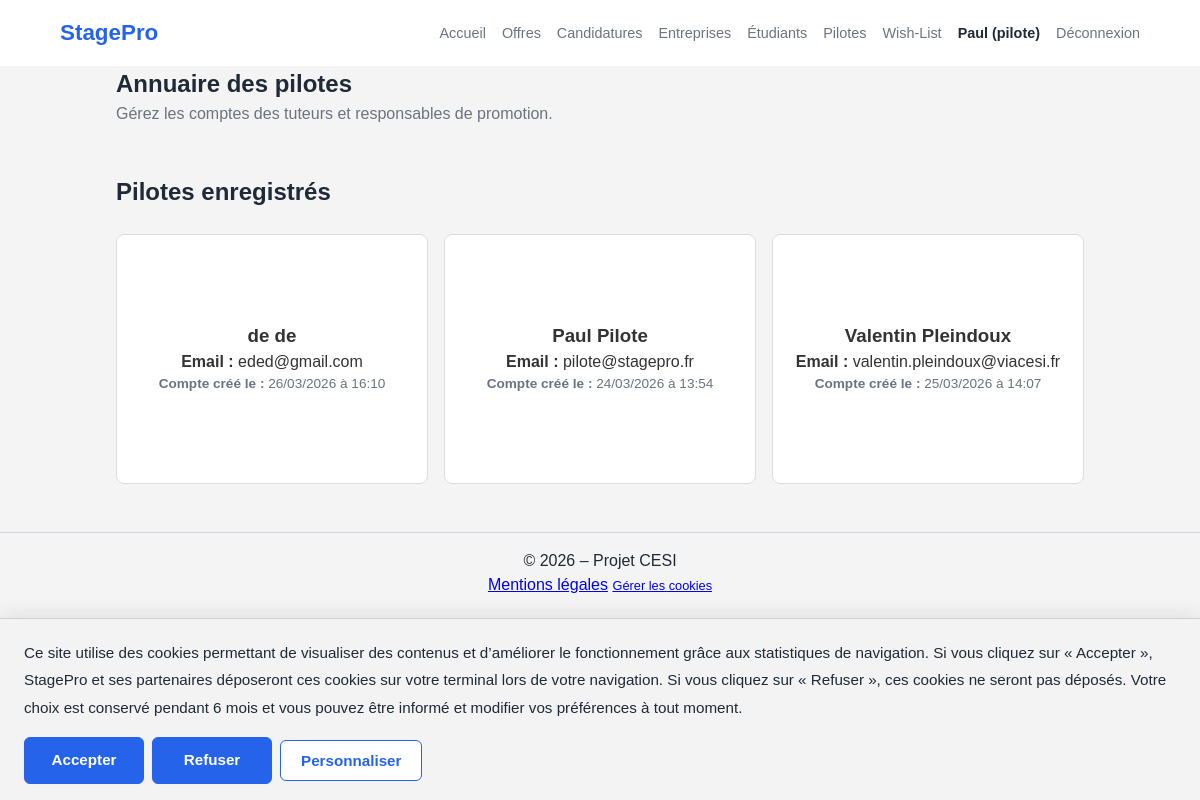
Page /index.php?page=pilotes (signed in) on the committed database.
### tables this page shows
CREATE TABLE `utilisateurs` (
  `id` int(11) NOT NULL,
  `nom` varchar(100) NOT NULL,
  `prenom` varchar(100) NOT NULL,
  `email` varchar(150) NOT NULL,
  `mot_de_passe` varchar(255) NOT NULL,
  `role_id` int(11) NOT NULL,
  `created_at` timestamp NOT NULL DEFAULT current_timestamp()
);

### app/Controllers/PiloteController.php (called while the page is built, shortened)
<?php
require_once __DIR__ . '/../Models/Utilisateur.php';
class PiloteController
{
    private $model;
    public function __construct()
    {
        $this->model = new Utilisateur();
    }
    public function index()
    {
        $pilotes = $this->model->findByRole('pilote');
        include __DIR__ . '/../Views/layout/header.php';
        include __DIR__ . '/../Views/pilotes/liste.php';
        include __DIR__ . '/../Views/layout/footer.php';
    }
}

### config/Database.php (called while the page is built)
<?php
class Database {
    private static $instance = null;
    public static function getConnection() {
        if (self::$instance === null) {
            try {
                self::$instance = new PDO(
                    "mysql:host=localhost;dbname=stagepro;charset=utf8",
                    "root",
                    ""
                );
                self::$instance->setAttribute(PDO::ATTR_ERRMODE, PDO::ERRMODE_EXCEPTION);
                self::$instance->setAttribute(PDO::ATTR_DEFAULT_FETCH_MODE, PDO::FETCH_ASSOC);
            } catch (PDOException $e) {
                die("Erreur de connexion : " . $e->getMessage());
            }
        }
        return self::$instance;
    }
}

### app/Models/Utilisateur.php (called while the page is built, shortened)
<?php
require_once __DIR__ . '/../../config/Database.php';
class Utilisateur {
    private $db;
    public function __construct() {
        $this->db = Database::getConnection();
    }
    public function findByRole($roleNom) {
        $sql = "SELECT u.*, r.nom AS role_nom
                FROM utilisateurs u
                JOIN roles r ON u.role_id = r.id
                WHERE r.nom = :role
                ORDER BY u.nom, u.prenom";
        $stmt = $this->db->prepare($sql);
        $stmt->execute(['role' => $roleNom]);
        return $stmt->fetchAll(PDO::FETCH_ASSOC);
    }
}

### app/Views/pilotes/liste.php (the view, shortened to what this page needs)
<section>
  <div style="display: flex; justify-content: space-between; align-items: center;">
    <div>
      <h1>Annuaire des pilotes</h1>
      <p style="color: var(--text-muted);">Gérez les comptes des tuteurs et responsables de promotion.</p>
    </div>
  </div>
</section>
<section style="margin-top: 3rem;">
  <h2>Pilotes enregistrés</h2>
  <div class="container-espaces" style="margin-top: 1.5rem;">
    <?php foreach ($pilotes as $p): ?>
        <article class="card">
          <h3><?= htmlspecialchars($p['prenom'] . ' ' . $p['nom']) ?></h3>
          <p><strong>Email :</strong> <?= htmlspecialchars($p['email']) ?></p>
          <p style="font-size: 0.85rem; color: var(--text-muted);">
            <strong>Compte créé le :</strong>
            <?= !empty($p['created_at']) ? date('d/m/Y à H:i', strtotime($p['created_at'])) : 'Non renseignée' ?>
          </p>
          <a href="index.php?page=pilote-detail&id=<?= (int)$p['id'] ?>" class="lien-etendu"></a>
        </article>
    <?php endforeach; ?>
  </div>
</section>

### public/styles.css (style rules this page uses)
:root { --bg-body: #f4f4f4; --surface: #ffffff; --accent: #2563eb; --text-main: #1f2937; --text-muted: #6b7280; --border: #d1d5db; --header-height: 0px; }
* { box-sizing: border-box; margin: 0; padding: 0; }
body { background-color: var(--bg-body); color: var(--text-main); font-family: sans-serif; line-height: 1.5; padding-bottom: 2rem; }
section { margin-bottom: 5rem; }
div[aria-label*="Liste"], .container-espaces, .grid-offres { display: grid; grid-template-columns: repeat(auto-fill, minmax(280px, 1fr)); gap: 1rem; margin-top: 1rem; }
article { background: var(--surface); border: 1px solid var(--border); padding: 1rem; position: relative; min-height: 150px; background-size: cover; background-position: center; }
article a.lien-etendu { position: absolute; top: 0; left: 0; width: 100%; height: 100%; z-index: 5; }
.card { background-size: cover; background-position: center; min-height: 250px; display: flex; flex-direction: column; justify-content: center; text-align: center; border: 1px solid #ddd; border-radius: 8px; padding: 20px; text-decoration: none; color: #333; }
section:not(.hero):not(.entreprise-showcase):not(.espaces-section):not(.stats-section) { max-width: 1000px; margin: 0 auto 2.5rem auto; padding: 0 1rem; }

### rows in the picture
utilisateurs: prenom+nom "de de", email "eded@gmail.com", created_at "26/03/2026 à 16:10"
utilisateurs: prenom+nom "Paul Pilote", email "pilote@stagepro.fr", created_at "24/03/2026 à 13:54"
utilisateurs: prenom+nom "Valentin Pleindoux", email "valentin.pleindoux@viacesi.fr", created_at "25/03/2026 à 14:07"

### other values in the picture
$_SESSION['user']['prenom'] "Paul"
$_SESSION['user']['role'] "pilote"
